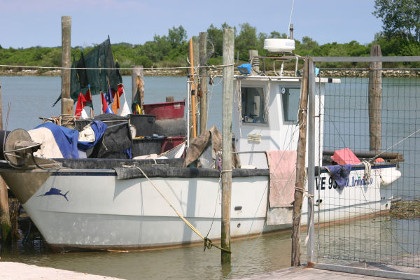
#> input picture imageops/boat-small.jpg, 420 x 280 px
$ python imageops-flip-image.py
#> lines starting #> are read from the running program, lines starting #| are printed output that depends on the picture
# Author:  Martin McBride
# Created: 2021-05-14
# Copyright (C) 2021, Martin McBride
# License: MIT

# Flip an image (reverse it vertically)

from PIL import Image, ImageOps, ImageDraw

image = Image.open('boat-small.jpg')
#> image is the input picture: PIL image 420x280 RGB; mean R, G, B 143.2, 144.1, 140.7
result_image = ImageOps.flip(image)
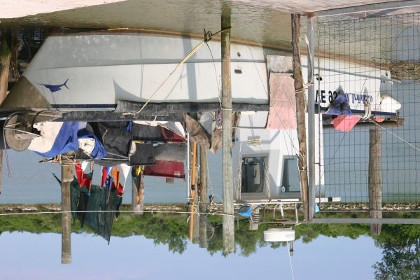
#> result_image: PIL image 420x280 RGB; mean R, G, B 143.2, 144.1, 140.7
result_image.save('imageops-flip.jpg')
